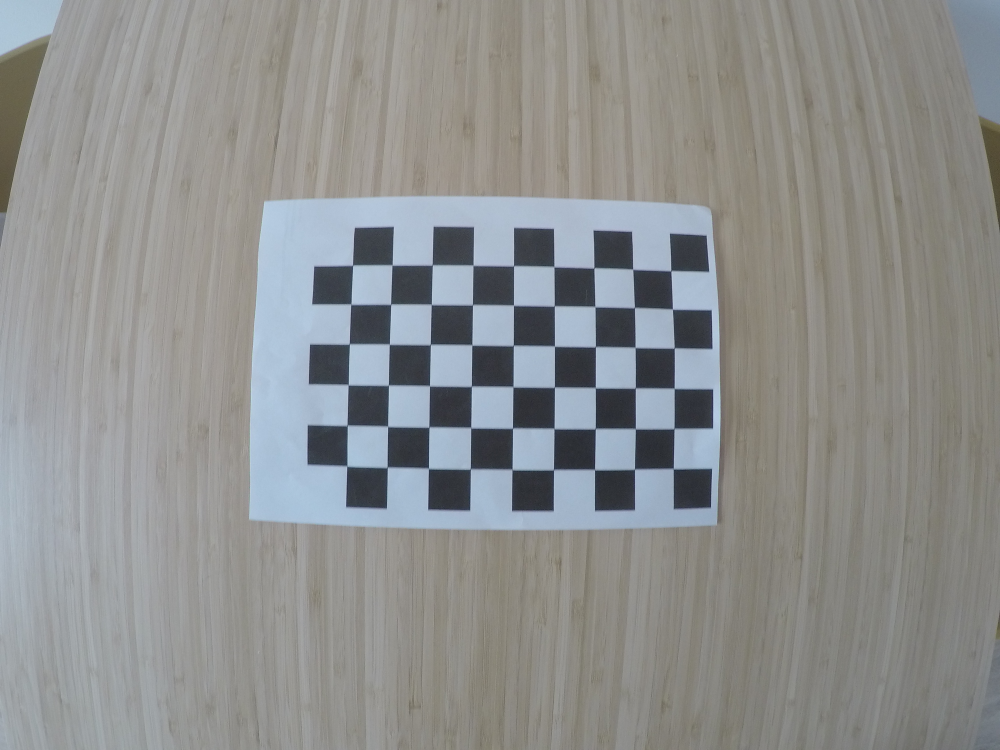
#> input picture Checkerboard_picsOld/GOPR1621.JPG, 3000 x 2250 px (shown at 1/3 size); its folder holds only this picture in this run
$ python -i basic_image_functions.py   (imports and definitions only)
#> lines starting #> are read from the running program, lines starting #| are printed output that depends on the picture
#> further down, picture is the input picture: shape (2250, 3000, 3); mean B, G, R 142.6, 143.6, 142.2
import cv2
import numpy as np
from matplotlib import pyplot as plt


# [62 lines left out: functions doClaheLAB2, normHistEqualizeHLS, claheHSL, claheLAB, limitLchannel, not called in this run]


def crop(img,y,x,height,width):
    ROI = img[y:y + height, x:x + width]
    return ROI


# [18 lines left out: functions doClaheLAB1, resizeImg, not called in this run]

def meanEdgeRGB(img):
    cv2.imshow('img', img)
    cv2.waitKey(0)

    imgGray = cv2.cvtColor(img,cv2.COLOR_BGR2GRAY)
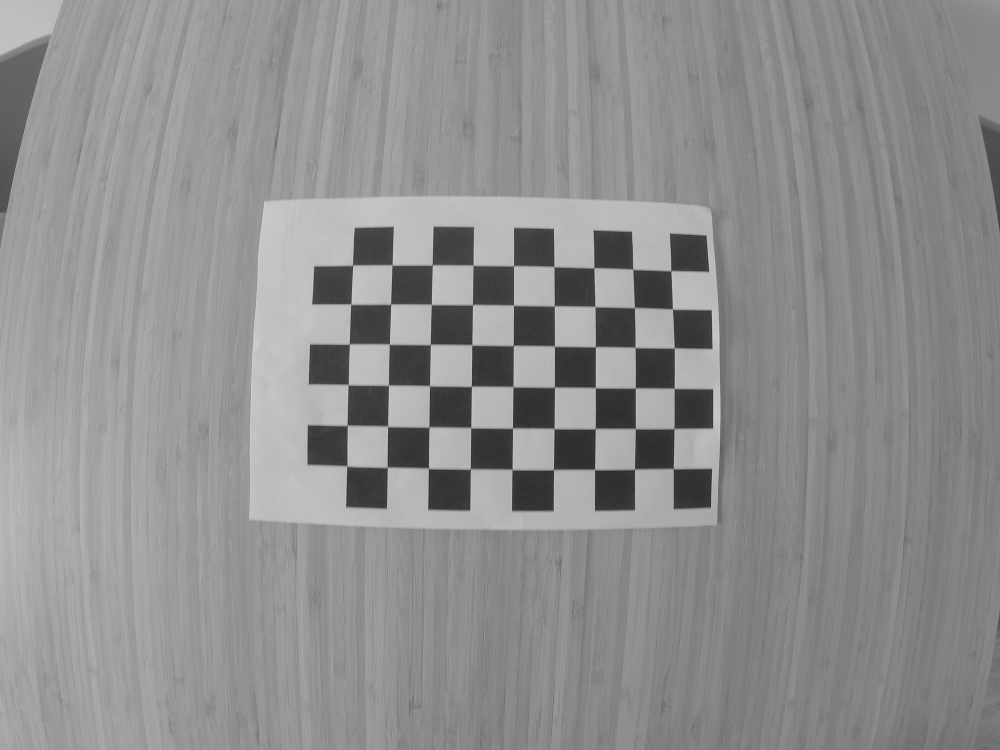
#> imgGray: shape (2250, 3000) (shown at 1/3 size); min 26, max 221, mean 143

    ret,imgGrayBin = cv2.threshold(imgGray,0, 255,cv2.THRESH_BINARY)
#> imgGrayBin: shape (2250, 3000); every value is 255

    kernel = np.ones((4, 4), np.uint8)
    erosionBefore = cv2.erode(imgGrayBin, kernel)

    kernel = np.ones((3, 3), np.uint8)
    erosion = cv2.erode(erosionBefore, kernel)
    outline = cv2.subtract(erosionBefore, erosion)
#> outline: shape (2250, 3000); every value is 0

    res = cv2.bitwise_and(img,img,mask = outline)
#> res: shape (2250, 3000, 3); every value is 0
    cv2.imshow('res', res)
    cv2.waitKey(0)

    blue = 0
    green = 0
    red = 0

    bellyBlue = 0
    bellyGreen = 0
    bellyRed = 0

    backBlue = 0
    backGreen = 0
    backRed = 0

    height, width, channel = res.shape
#> height = 2250; width = 3000; channel = 3

    i = 0; bi = 0; bki = 0
    u = 0; bu = 0; bku = 0
    k = 0; bk = 0; bkk = 0

    for chan in range(channel):
        for y in range(height):
            for x in range(width):
                if res.item(y,x,0) > 0:
                    blue = blue + res.item(y,x,0)
                    i = i + 1
                    if y >= 130:
                        bellyBlue = bellyBlue + res.item(y,x,0)
                        bi = bi + 1
                    if y < 130:
                        backBlue = backBlue + res.item(y, x, 0)
                        bki = bki + 1

                if res.item(y,x,1) > 0:
                    green = green + res.item(y,x,1)
                    u = u + 1
                    if y >= 130:
                        bellyGreen = bellyGreen + res.item(y,x,1)
                        bu = bu + 1
                    if y < 130:
                        backGreen = backGreen + res.item(y, x, 1)
                        bku = bku + 1

                if res.item(y,x,2) > 0:
                    red = red + res.item(y,x,2)
                    k = k + 1
                    if y >= 130:
                        bellyRed = bellyRed + res.item(y, x, 2)
                        bk = bk + 1
                    if y < 130:
                        backRed = backRed + res.item(y, x, 2)
                        bkk = bkk + 1
#> after the loop, backBlue = 0; backGreen = 0; backRed = 0; bellyBlue = 0; bellyGreen = 0; bellyRed = 0; bi = 0; bk = 0; bki = 0; bkk = 0; bku = 0; blue = 0; bu = 0; green = 0; i = 0; k = 0; red = 0; u = 0

#> (the run stopped early here; a loop or call above may not have finished)

$ run again, on Checkerboard_picsOld/GOPR1622.JPG
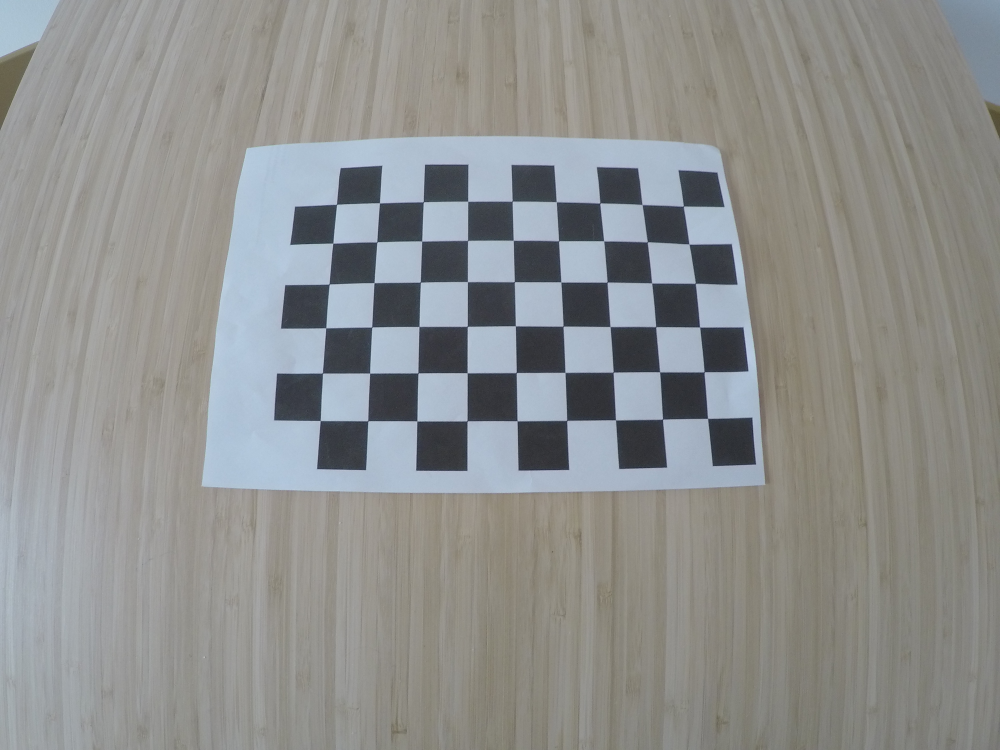
#> input picture Checkerboard_picsOld/GOPR1622.JPG, 3000 x 2250 px (shown at 1/3 size)
#> picture is the input picture: shape (2250, 3000, 3); mean B, G, R 142.2, 143.7, 142.4
#> in meanEdgeRGB, `imgGray = cv2.cvtColor(img,cv2.COLOR_BGR2GRAY)`:
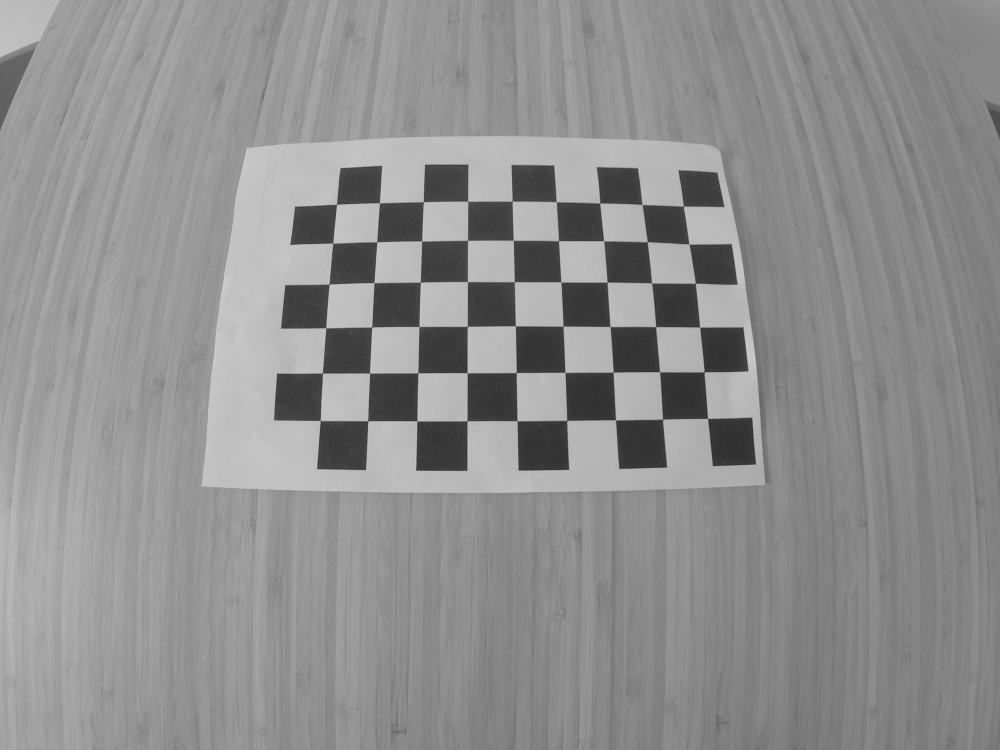
#> imgGray: shape (2250, 3000) (shown at 1/3 size); min 28, max 216, mean 143.2
#> imgGrayBin: shape (2250, 3000); every value is 255
#> outline: shape (2250, 3000); every value is 0
#> res: shape (2250, 3000, 3); every value is 0
#> after the loop in meanEdgeRGB, `for chan in range(channel):`: backBlue = 0

$ run again, on Checkerboard_picsOld/GOPR1624.JPG
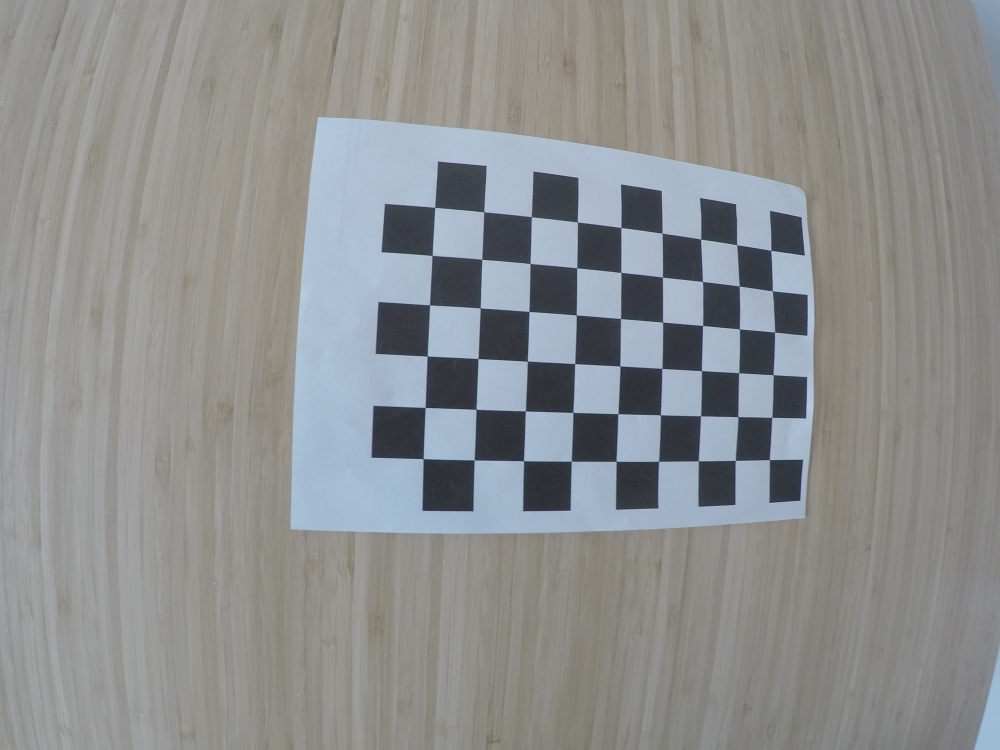
#> input picture Checkerboard_picsOld/GOPR1624.JPG, 3000 x 2250 px (shown at 1/3 size)
#> picture is the input picture: shape (2250, 3000, 3); mean B, G, R 143.5, 143.3, 141.3
#> in meanEdgeRGB, `imgGray = cv2.cvtColor(img,cv2.COLOR_BGR2GRAY)`:
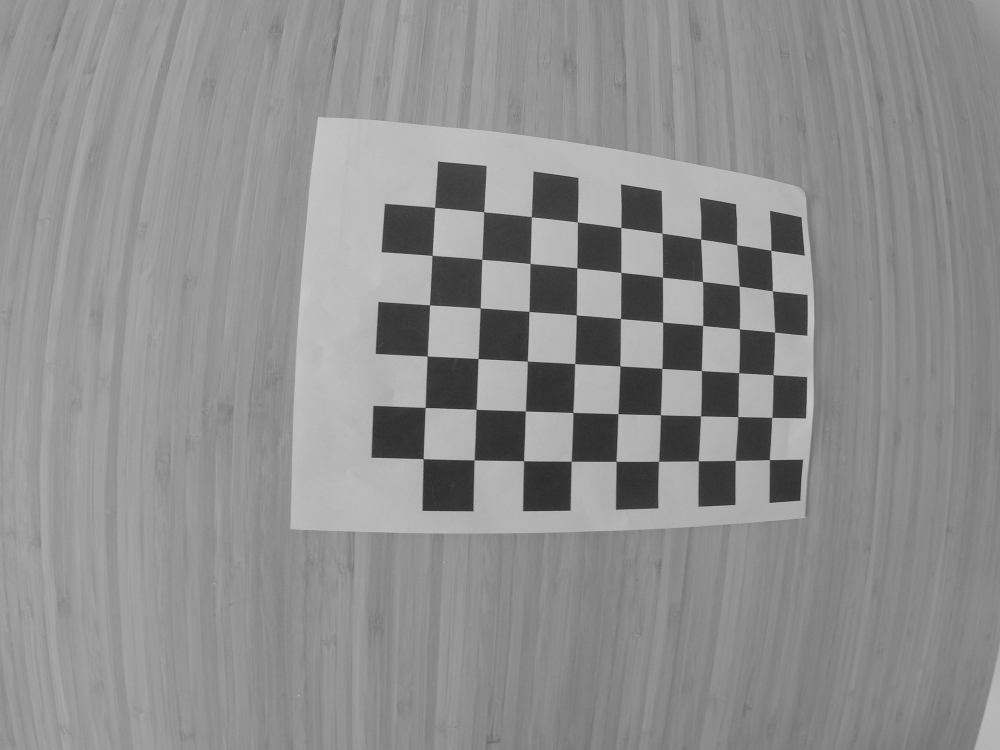
#> imgGray: shape (2250, 3000) (shown at 1/3 size); min 26, max 214, mean 142.7
#> imgGrayBin: shape (2250, 3000); every value is 255
#> outline: shape (2250, 3000); every value is 0
#> res: shape (2250, 3000, 3); every value is 0
#> after the loop in meanEdgeRGB, `for chan in range(channel):`: backBlue = 0
